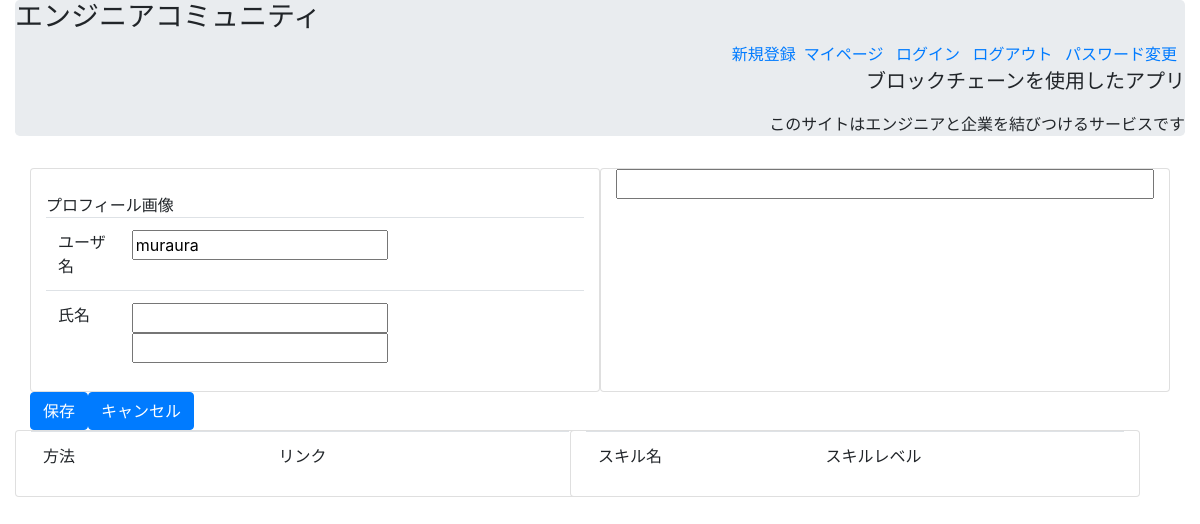
Page /updateprofile/1/ on the earlier database version.
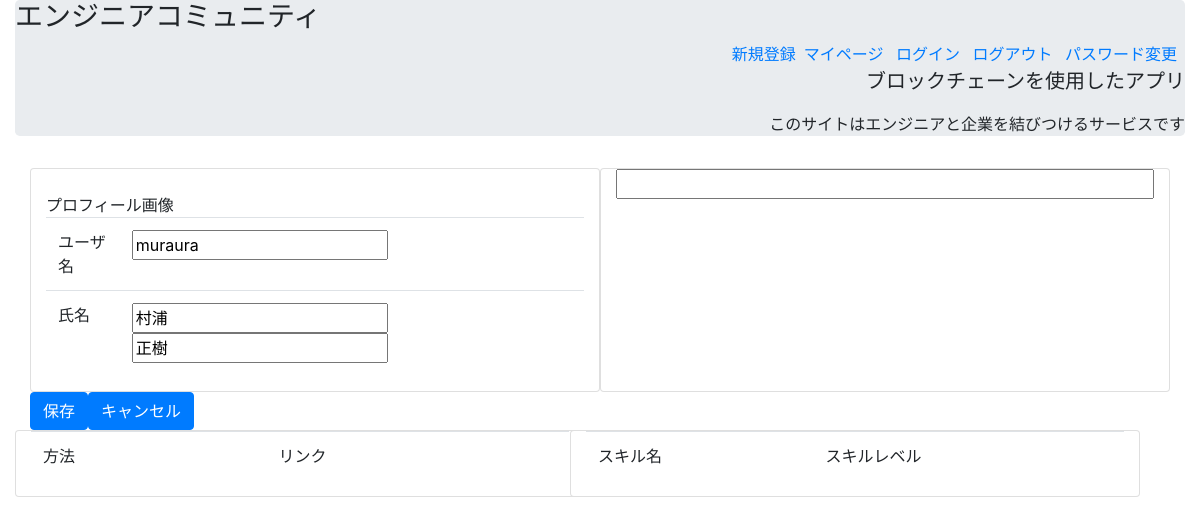
Same page on the later database version.
### user_auth/models.py (models this page shows, shortened)
class CustomUser(AbstractBaseUser, auth_models.PermissionsMixin):
    username_validator = ASCIIUsernameValidator()
    """カスタムユーザーモデル."""
    class Meta:
        db_table = 'custom_user'
    username = models.CharField(max_length=10,unique=True)
    email = models.EmailField(unique=False, blank=True)
    first_name = models.CharField(max_length=30, blank=True)
    last_name = models.CharField(max_length=150, blank=True)
    profile = models.CharField(max_length=10000, blank=True)
    USERNAME_FIELD = 'username'
    REQUIRED_FIELDS = ['email']
    is_staff = models.BooleanField(default=False)
    is_admin = models.BooleanField(default=False)
    is_active = models.BooleanField(default=True)
    is_superuser = models.BooleanField(default=False)
    objects = auth_models.UserManager()

### user_auth/views.py (the view)
# urls.py: path('updateprofile/<int:pk>/', views.UpDateProfile.as_view(), name='updateprofile')
class UpDateProfile(generic.UpdateView):
    model = models.CustomUser
    fields = (
        "username", "first_name", "last_name","profile",
    )
    template_name = 'updateprofile.html'
    success_url = reverse_lazy('user_auth:mypage')

### templates/updateprofile.html (shortened to what this page needs)
{% extends 'base_profile.html' %}
{% load staticfiles %}
{% block username %}
  {{ form.username }}
{% endblock %}
{% block first_name %}
  {{ form.first_name }}
{% endblock %}
{% block last_name %}
  {{ form.last_name }}
{% endblock %}
{% block profile %}
  {{ form.profile }}
{% endblock %}
{% block button %}
    <input type="submit" class="btn btn-primary" value="保存">
    <input type="button" class="btn btn-primary" value="キャンセル" onClick="history.back()">
{% endblock %}
{% block form_header %}
  　<form action="{% url 'user_auth:updateprofile' user.id　%}" method="POST">
{% endblock %}

### templates/base_profile.html (shortened to what this page needs)
{% extends 'base.html' %}
{% load staticfiles %}
{% block content %}
<div class="container">
  <div class="row">
    <div class="card col-xs-12 col-sm-6">
      {% block form_header %}
      {% endblock %}
      <table class="table">
        <tr>
          <td>ユーザ名</td>
          <td>{% block username %}{% endblock %}</td>
        </tr>
        <tr>
          <td>氏名</td>
          <td>{% block first_name %}{% endblock %} {% block last_name %}{% endblock %}</td>
        </tr>
    </table>
    </div>
    <div class="card col-xs-12 col-sm-6">
      {% block profile %}{% endblock %}
    </div>
    {% block button %}
    {% endblock %}
  </div>
</div>
<div class="container">
  <div class="row">
    <div class="row card col-xs-12 col-sm-6">
      <table class="table">
        <tr>
          <td>方法</td>
          <td>リンク</td>
        </tr>
      </table>
    </div>
    <div class="card col-xs-12 col-sm-6">
      <table class="table">
        <tr>
          <td>スキル名</td>
          <td>スキルレベル</td>
        </tr>
      </table>
    </div>
  </div>
</div>
{% endblock %}

### templates/base.html (shortened to what this page needs)
<!DOCTYPE html>
{% load staticfiles %}
<html>
<head lang="ja">
	<link rel="stylesheet" href="{% static 'css/bootstrap.min.css' %}">
  <link rel="stylesheet" href="{% static 'css/style.css' %}">
</head>
<body class="container-fluid">
	<div class="jumbotron">
    <h3 class="display-12">エンジニアコミュニティ </h3>
		<ul class="list-inline" style="text-align: right">
			<li class="list-inline-item">
				<a href="{% url 'user_auth:register' %}" >
					新規登録
				</a>
			<li class="list-inline-item">
				<a href="{% url 'user_auth:mypage' %}" >
					マイページ
				</a>
			</li>
			<li class="list-inline-item">
				<a href="{% url 'user_auth:login' %}">
					ログイン
				</a>
			</li>
			<li class="list-inline-item">
				<a href="{% url 'user_auth:logout' %}">
					ログアウト
				</a>
			</li>
			<li class="list-inline-item">
				<a href="{% url 'user_auth:password_change' %}">
					パスワード変更
				</a>
			</li>
    <p class="lead">ブロックチェーンを使用したアプリ</p>
    <p>このサイトはエンジニアと企業を結びつけるサービスです</p>
  </div>
  {% block content %}
  {% endblock %}
</body>
</html>

### static/css/style.css (style rules this page uses)
.jumbotron { padding: 0px; }

Differences in the rows shown:
changed CustomUser "muraura": first_name (not shown) → "村浦"; last_name (not shown) → "正樹"
